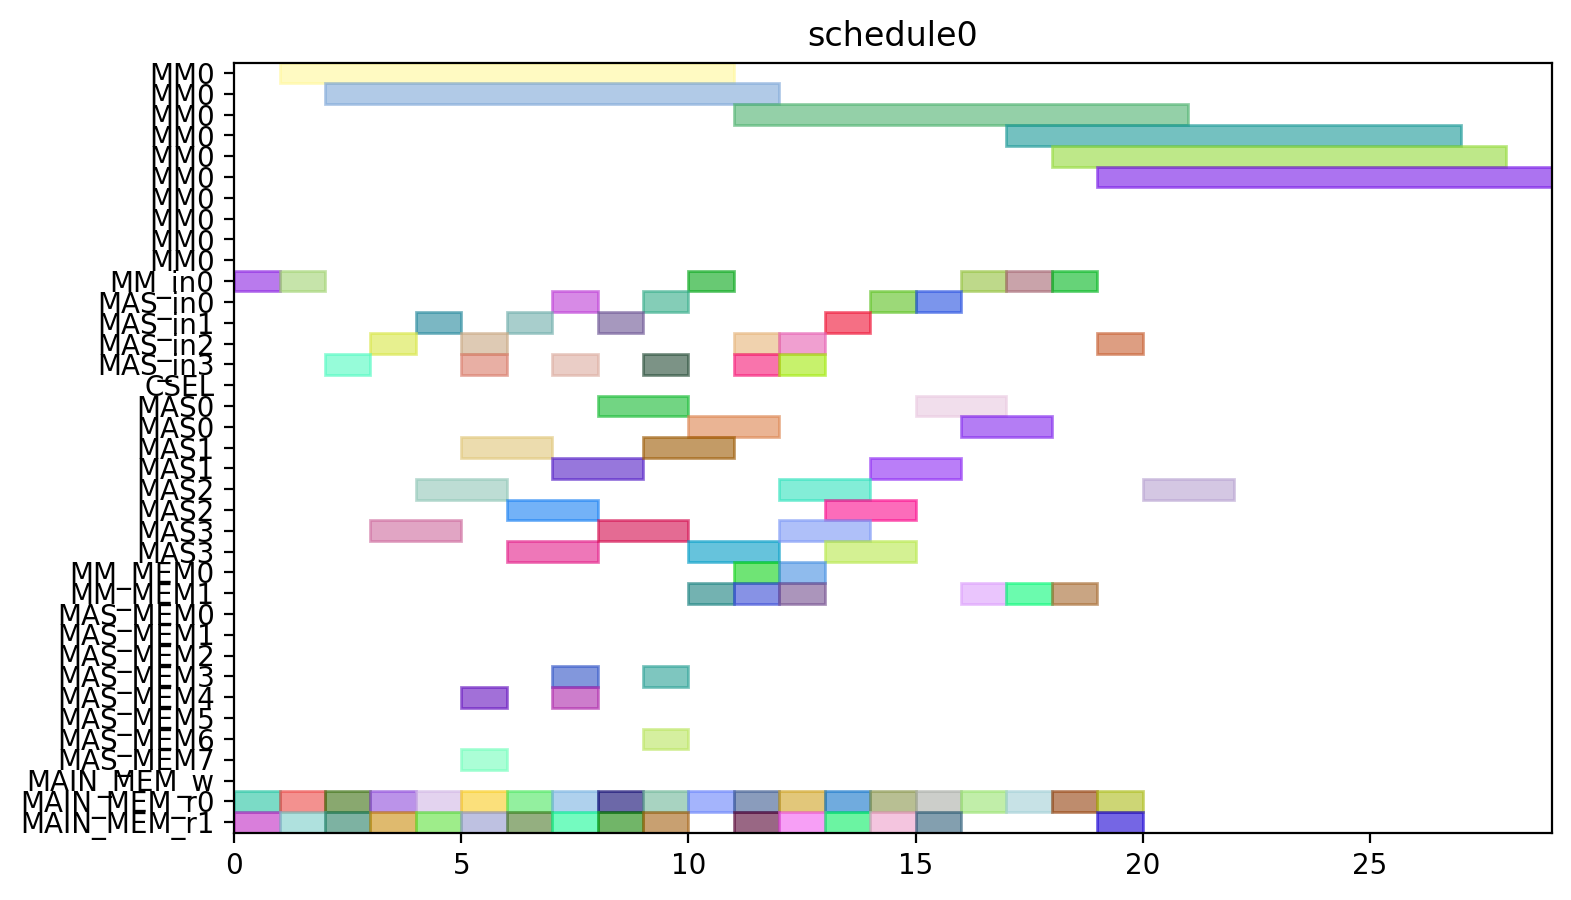

Generate this figure with Python:
from pyschedule import Scenario, solvers, plotters, alt


def solve():
	horizon = 120
	S = Scenario("schedule0", horizon=horizon)

	# resource
	MM = S.Resources('MM', num=1, size=10)
	MM_in = S.Resources('MM_in', num=1)
	MAS_in = S.Resources('MAS_in', num=4)
	CSEL = S.Resource('CSEL')
	MAS = S.Resources('MAS', num=4, size=2, periods=range(1, horizon))
	MM_MEM = S.Resources('MM_MEM', num=2)
	MAS_MEM = S.Resources('MAS_MEM', num=8)
	MAIN_MEM_w = S.Resource('MAIN_MEM_w', size=1)
	MAIN_MEM_r = S.Resources('MAIN_MEM_r', num=2)

	# result of previous scheduling

	# new tasks
	c_qinv_denom_inv0 = S.Task('c_qinv_denom_inv0', length=10, delay_cost=1)
	c_qinv_denom_inv0 += alt(MM)
	c_qinv_denom_inv0_in = S.Task('c_qinv_denom_inv0_in', length=1, delay_cost=1)
	c_qinv_denom_inv0_in += alt(MM_in)
	S += c_qinv_denom_inv0_in*MM_in[0]<=c_qinv_denom_inv0*MM[0]
	c_qinv_denom_inv0_mem0 = S.Task('c_qinv_denom_inv0_mem0', length=1, delay_cost=1)
	c_qinv_denom_inv0_mem0 += MAIN_MEM_r[0]
	S += c_qinv_denom_inv0_mem0 <= c_qinv_denom_inv0

	c_qinv_denom_inv0_mem1 = S.Task('c_qinv_denom_inv0_mem1', length=1, delay_cost=1)
	c_qinv_denom_inv0_mem1 += MAIN_MEM_r[1]
	S += c_qinv_denom_inv0_mem1 <= c_qinv_denom_inv0

	c_qinv_denom_inv1_ = S.Task('c_qinv_denom_inv1_', length=10, delay_cost=1)
	c_qinv_denom_inv1_ += alt(MM)
	c_qinv_denom_inv1__in = S.Task('c_qinv_denom_inv1__in', length=1, delay_cost=1)
	c_qinv_denom_inv1__in += alt(MM_in)
	S += c_qinv_denom_inv1__in*MM_in[0]<=c_qinv_denom_inv1_*MM[0]
	c_qinv_denom_inv1__mem0 = S.Task('c_qinv_denom_inv1__mem0', length=1, delay_cost=1)
	c_qinv_denom_inv1__mem0 += MAIN_MEM_r[0]
	S += c_qinv_denom_inv1__mem0 <= c_qinv_denom_inv1_

	c_qinv_denom_inv1__mem1 = S.Task('c_qinv_denom_inv1__mem1', length=1, delay_cost=1)
	c_qinv_denom_inv1__mem1 += MAIN_MEM_r[1]
	S += c_qinv_denom_inv1__mem1 <= c_qinv_denom_inv1_

	c_qinv0_t2 = S.Task('c_qinv0_t2', length=2, delay_cost=1)
	c_qinv0_t2 += alt(MAS)
	c_qinv0_t2_in = S.Task('c_qinv0_t2_in', length=1, delay_cost=1)
	c_qinv0_t2_in += alt(MAS_in)
	S += c_qinv0_t2_in*MAS_in[0]<=c_qinv0_t2*MAS[0]

	S += c_qinv0_t2_in*MAS_in[1]<=c_qinv0_t2*MAS[1]

	S += c_qinv0_t2_in*MAS_in[2]<=c_qinv0_t2*MAS[2]

	S += c_qinv0_t2_in*MAS_in[3]<=c_qinv0_t2*MAS[3]

	c_qinv0_t2_mem0 = S.Task('c_qinv0_t2_mem0', length=1, delay_cost=1)
	c_qinv0_t2_mem0 += MAIN_MEM_r[0]
	S += c_qinv0_t2_mem0 <= c_qinv0_t2

	c_qinv0_t2_mem1 = S.Task('c_qinv0_t2_mem1', length=1, delay_cost=1)
	c_qinv0_t2_mem1 += MAIN_MEM_r[1]
	S += c_qinv0_t2_mem1 <= c_qinv0_t2

	c_qinv1__t2 = S.Task('c_qinv1__t2', length=2, delay_cost=1)
	c_qinv1__t2 += alt(MAS)
	c_qinv1__t2_in = S.Task('c_qinv1__t2_in', length=1, delay_cost=1)
	c_qinv1__t2_in += alt(MAS_in)
	S += c_qinv1__t2_in*MAS_in[0]<=c_qinv1__t2*MAS[0]

	S += c_qinv1__t2_in*MAS_in[1]<=c_qinv1__t2*MAS[1]

	S += c_qinv1__t2_in*MAS_in[2]<=c_qinv1__t2*MAS[2]

	S += c_qinv1__t2_in*MAS_in[3]<=c_qinv1__t2*MAS[3]

	c_qinv1__t2_mem0 = S.Task('c_qinv1__t2_mem0', length=1, delay_cost=1)
	c_qinv1__t2_mem0 += MAIN_MEM_r[0]
	S += c_qinv1__t2_mem0 <= c_qinv1__t2

	c_qinv1__t2_mem1 = S.Task('c_qinv1__t2_mem1', length=1, delay_cost=1)
	c_qinv1__t2_mem1 += MAIN_MEM_r[1]
	S += c_qinv1__t2_mem1 <= c_qinv1__t2

	c0_t0_t2 = S.Task('c0_t0_t2', length=2, delay_cost=1)
	c0_t0_t2 += alt(MAS)
	c0_t0_t2_in = S.Task('c0_t0_t2_in', length=1, delay_cost=1)
	c0_t0_t2_in += alt(MAS_in)
	S += c0_t0_t2_in*MAS_in[0]<=c0_t0_t2*MAS[0]

	S += c0_t0_t2_in*MAS_in[1]<=c0_t0_t2*MAS[1]

	S += c0_t0_t2_in*MAS_in[2]<=c0_t0_t2*MAS[2]

	S += c0_t0_t2_in*MAS_in[3]<=c0_t0_t2*MAS[3]

	c0_t0_t2_mem0 = S.Task('c0_t0_t2_mem0', length=1, delay_cost=1)
	c0_t0_t2_mem0 += MAIN_MEM_r[0]
	S += c0_t0_t2_mem0 <= c0_t0_t2

	c0_t0_t2_mem1 = S.Task('c0_t0_t2_mem1', length=1, delay_cost=1)
	c0_t0_t2_mem1 += MAIN_MEM_r[1]
	S += c0_t0_t2_mem1 <= c0_t0_t2

	c0_t1_t2 = S.Task('c0_t1_t2', length=2, delay_cost=1)
	c0_t1_t2 += alt(MAS)
	c0_t1_t2_in = S.Task('c0_t1_t2_in', length=1, delay_cost=1)
	c0_t1_t2_in += alt(MAS_in)
	S += c0_t1_t2_in*MAS_in[0]<=c0_t1_t2*MAS[0]

	S += c0_t1_t2_in*MAS_in[1]<=c0_t1_t2*MAS[1]

	S += c0_t1_t2_in*MAS_in[2]<=c0_t1_t2*MAS[2]

	S += c0_t1_t2_in*MAS_in[3]<=c0_t1_t2*MAS[3]

	c0_t1_t2_mem0 = S.Task('c0_t1_t2_mem0', length=1, delay_cost=1)
	c0_t1_t2_mem0 += MAIN_MEM_r[0]
	S += c0_t1_t2_mem0 <= c0_t1_t2

	c0_t1_t2_mem1 = S.Task('c0_t1_t2_mem1', length=1, delay_cost=1)
	c0_t1_t2_mem1 += MAIN_MEM_r[1]
	S += c0_t1_t2_mem1 <= c0_t1_t2

	c0_t20 = S.Task('c0_t20', length=2, delay_cost=1)
	c0_t20 += alt(MAS)
	c0_t20_in = S.Task('c0_t20_in', length=1, delay_cost=1)
	c0_t20_in += alt(MAS_in)
	S += c0_t20_in*MAS_in[0]<=c0_t20*MAS[0]

	S += c0_t20_in*MAS_in[1]<=c0_t20*MAS[1]

	S += c0_t20_in*MAS_in[2]<=c0_t20*MAS[2]

	S += c0_t20_in*MAS_in[3]<=c0_t20*MAS[3]

	c0_t20_mem0 = S.Task('c0_t20_mem0', length=1, delay_cost=1)
	c0_t20_mem0 += MAIN_MEM_r[0]
	S += c0_t20_mem0 <= c0_t20

	c0_t20_mem1 = S.Task('c0_t20_mem1', length=1, delay_cost=1)
	c0_t20_mem1 += MAIN_MEM_r[1]
	S += c0_t20_mem1 <= c0_t20

	c0_t21 = S.Task('c0_t21', length=2, delay_cost=1)
	c0_t21 += alt(MAS)
	c0_t21_in = S.Task('c0_t21_in', length=1, delay_cost=1)
	c0_t21_in += alt(MAS_in)
	S += c0_t21_in*MAS_in[0]<=c0_t21*MAS[0]

	S += c0_t21_in*MAS_in[1]<=c0_t21*MAS[1]

	S += c0_t21_in*MAS_in[2]<=c0_t21*MAS[2]

	S += c0_t21_in*MAS_in[3]<=c0_t21*MAS[3]

	c0_t21_mem0 = S.Task('c0_t21_mem0', length=1, delay_cost=1)
	c0_t21_mem0 += MAIN_MEM_r[0]
	S += c0_t21_mem0 <= c0_t21

	c0_t21_mem1 = S.Task('c0_t21_mem1', length=1, delay_cost=1)
	c0_t21_mem1 += MAIN_MEM_r[1]
	S += c0_t21_mem1 <= c0_t21

	c1_t0_t2 = S.Task('c1_t0_t2', length=2, delay_cost=1)
	c1_t0_t2 += alt(MAS)
	c1_t0_t2_in = S.Task('c1_t0_t2_in', length=1, delay_cost=1)
	c1_t0_t2_in += alt(MAS_in)
	S += c1_t0_t2_in*MAS_in[0]<=c1_t0_t2*MAS[0]

	S += c1_t0_t2_in*MAS_in[1]<=c1_t0_t2*MAS[1]

	S += c1_t0_t2_in*MAS_in[2]<=c1_t0_t2*MAS[2]

	S += c1_t0_t2_in*MAS_in[3]<=c1_t0_t2*MAS[3]

	c1_t0_t2_mem0 = S.Task('c1_t0_t2_mem0', length=1, delay_cost=1)
	c1_t0_t2_mem0 += MAIN_MEM_r[0]
	S += c1_t0_t2_mem0 <= c1_t0_t2

	c1_t0_t2_mem1 = S.Task('c1_t0_t2_mem1', length=1, delay_cost=1)
	c1_t0_t2_mem1 += MAIN_MEM_r[1]
	S += c1_t0_t2_mem1 <= c1_t0_t2

	c1_t1_t2 = S.Task('c1_t1_t2', length=2, delay_cost=1)
	c1_t1_t2 += alt(MAS)
	c1_t1_t2_in = S.Task('c1_t1_t2_in', length=1, delay_cost=1)
	c1_t1_t2_in += alt(MAS_in)
	S += c1_t1_t2_in*MAS_in[0]<=c1_t1_t2*MAS[0]

	S += c1_t1_t2_in*MAS_in[1]<=c1_t1_t2*MAS[1]

	S += c1_t1_t2_in*MAS_in[2]<=c1_t1_t2*MAS[2]

	S += c1_t1_t2_in*MAS_in[3]<=c1_t1_t2*MAS[3]

	c1_t1_t2_mem0 = S.Task('c1_t1_t2_mem0', length=1, delay_cost=1)
	c1_t1_t2_mem0 += MAIN_MEM_r[0]
	S += c1_t1_t2_mem0 <= c1_t1_t2

	c1_t1_t2_mem1 = S.Task('c1_t1_t2_mem1', length=1, delay_cost=1)
	c1_t1_t2_mem1 += MAIN_MEM_r[1]
	S += c1_t1_t2_mem1 <= c1_t1_t2

	c1_t20 = S.Task('c1_t20', length=2, delay_cost=1)
	c1_t20 += alt(MAS)
	c1_t20_in = S.Task('c1_t20_in', length=1, delay_cost=1)
	c1_t20_in += alt(MAS_in)
	S += c1_t20_in*MAS_in[0]<=c1_t20*MAS[0]

	S += c1_t20_in*MAS_in[1]<=c1_t20*MAS[1]

	S += c1_t20_in*MAS_in[2]<=c1_t20*MAS[2]

	S += c1_t20_in*MAS_in[3]<=c1_t20*MAS[3]

	c1_t20_mem0 = S.Task('c1_t20_mem0', length=1, delay_cost=1)
	c1_t20_mem0 += MAIN_MEM_r[0]
	S += c1_t20_mem0 <= c1_t20

	c1_t20_mem1 = S.Task('c1_t20_mem1', length=1, delay_cost=1)
	c1_t20_mem1 += MAIN_MEM_r[1]
	S += c1_t20_mem1 <= c1_t20

	c1_t21 = S.Task('c1_t21', length=2, delay_cost=1)
	c1_t21 += alt(MAS)
	c1_t21_in = S.Task('c1_t21_in', length=1, delay_cost=1)
	c1_t21_in += alt(MAS_in)
	S += c1_t21_in*MAS_in[0]<=c1_t21*MAS[0]

	S += c1_t21_in*MAS_in[1]<=c1_t21*MAS[1]

	S += c1_t21_in*MAS_in[2]<=c1_t21*MAS[2]

	S += c1_t21_in*MAS_in[3]<=c1_t21*MAS[3]

	c1_t21_mem0 = S.Task('c1_t21_mem0', length=1, delay_cost=1)
	c1_t21_mem0 += MAIN_MEM_r[0]
	S += c1_t21_mem0 <= c1_t21

	c1_t21_mem1 = S.Task('c1_t21_mem1', length=1, delay_cost=1)
	c1_t21_mem1 += MAIN_MEM_r[1]
	S += c1_t21_mem1 <= c1_t21

	c2_t0_t2 = S.Task('c2_t0_t2', length=2, delay_cost=1)
	c2_t0_t2 += alt(MAS)
	c2_t0_t2_in = S.Task('c2_t0_t2_in', length=1, delay_cost=1)
	c2_t0_t2_in += alt(MAS_in)
	S += c2_t0_t2_in*MAS_in[0]<=c2_t0_t2*MAS[0]

	S += c2_t0_t2_in*MAS_in[1]<=c2_t0_t2*MAS[1]

	S += c2_t0_t2_in*MAS_in[2]<=c2_t0_t2*MAS[2]

	S += c2_t0_t2_in*MAS_in[3]<=c2_t0_t2*MAS[3]

	c2_t0_t2_mem0 = S.Task('c2_t0_t2_mem0', length=1, delay_cost=1)
	c2_t0_t2_mem0 += MAIN_MEM_r[0]
	S += c2_t0_t2_mem0 <= c2_t0_t2

	c2_t0_t2_mem1 = S.Task('c2_t0_t2_mem1', length=1, delay_cost=1)
	c2_t0_t2_mem1 += MAIN_MEM_r[1]
	S += c2_t0_t2_mem1 <= c2_t0_t2

	c2_t1_t2 = S.Task('c2_t1_t2', length=2, delay_cost=1)
	c2_t1_t2 += alt(MAS)
	c2_t1_t2_in = S.Task('c2_t1_t2_in', length=1, delay_cost=1)
	c2_t1_t2_in += alt(MAS_in)
	S += c2_t1_t2_in*MAS_in[0]<=c2_t1_t2*MAS[0]

	S += c2_t1_t2_in*MAS_in[1]<=c2_t1_t2*MAS[1]

	S += c2_t1_t2_in*MAS_in[2]<=c2_t1_t2*MAS[2]

	S += c2_t1_t2_in*MAS_in[3]<=c2_t1_t2*MAS[3]

	c2_t1_t2_mem0 = S.Task('c2_t1_t2_mem0', length=1, delay_cost=1)
	c2_t1_t2_mem0 += MAIN_MEM_r[0]
	S += c2_t1_t2_mem0 <= c2_t1_t2

	c2_t1_t2_mem1 = S.Task('c2_t1_t2_mem1', length=1, delay_cost=1)
	c2_t1_t2_mem1 += MAIN_MEM_r[1]
	S += c2_t1_t2_mem1 <= c2_t1_t2

	c2_t20 = S.Task('c2_t20', length=2, delay_cost=1)
	c2_t20 += alt(MAS)
	c2_t20_in = S.Task('c2_t20_in', length=1, delay_cost=1)
	c2_t20_in += alt(MAS_in)
	S += c2_t20_in*MAS_in[0]<=c2_t20*MAS[0]

	S += c2_t20_in*MAS_in[1]<=c2_t20*MAS[1]

	S += c2_t20_in*MAS_in[2]<=c2_t20*MAS[2]

	S += c2_t20_in*MAS_in[3]<=c2_t20*MAS[3]

	c2_t20_mem0 = S.Task('c2_t20_mem0', length=1, delay_cost=1)
	c2_t20_mem0 += MAIN_MEM_r[0]
	S += c2_t20_mem0 <= c2_t20

	c2_t20_mem1 = S.Task('c2_t20_mem1', length=1, delay_cost=1)
	c2_t20_mem1 += MAIN_MEM_r[1]
	S += c2_t20_mem1 <= c2_t20

	c2_t21 = S.Task('c2_t21', length=2, delay_cost=1)
	c2_t21 += alt(MAS)
	c2_t21_in = S.Task('c2_t21_in', length=1, delay_cost=1)
	c2_t21_in += alt(MAS_in)
	S += c2_t21_in*MAS_in[0]<=c2_t21*MAS[0]

	S += c2_t21_in*MAS_in[1]<=c2_t21*MAS[1]

	S += c2_t21_in*MAS_in[2]<=c2_t21*MAS[2]

	S += c2_t21_in*MAS_in[3]<=c2_t21*MAS[3]

	c2_t21_mem0 = S.Task('c2_t21_mem0', length=1, delay_cost=1)
	c2_t21_mem0 += MAIN_MEM_r[0]
	S += c2_t21_mem0 <= c2_t21

	c2_t21_mem1 = S.Task('c2_t21_mem1', length=1, delay_cost=1)
	c2_t21_mem1 += MAIN_MEM_r[1]
	S += c2_t21_mem1 <= c2_t21

	c_qinv0_t0 = S.Task('c_qinv0_t0', length=10, delay_cost=1)
	c_qinv0_t0 += alt(MM)
	c_qinv0_t0_in = S.Task('c_qinv0_t0_in', length=1, delay_cost=1)
	c_qinv0_t0_in += alt(MM_in)
	S += c_qinv0_t0_in*MM_in[0]<=c_qinv0_t0*MM[0]
	c_qinv0_t0_mem0 = S.Task('c_qinv0_t0_mem0', length=1, delay_cost=1)
	c_qinv0_t0_mem0 += MAIN_MEM_r[0]
	S += c_qinv0_t0_mem0 <= c_qinv0_t0

	c_qinv0_t0_mem1 = S.Task('c_qinv0_t0_mem1', length=1, delay_cost=1)
	c_qinv0_t0_mem1 += alt(MM_MEM)
	S += (c_qinv_denom_inv0*MM[0])-1 < c_qinv0_t0_mem1*MM_MEM[1]
	S += c_qinv0_t0_mem1 <= c_qinv0_t0

	c_qinv0_t1 = S.Task('c_qinv0_t1', length=10, delay_cost=1)
	c_qinv0_t1 += alt(MM)
	c_qinv0_t1_in = S.Task('c_qinv0_t1_in', length=1, delay_cost=1)
	c_qinv0_t1_in += alt(MM_in)
	S += c_qinv0_t1_in*MM_in[0]<=c_qinv0_t1*MM[0]
	c_qinv0_t1_mem0 = S.Task('c_qinv0_t1_mem0', length=1, delay_cost=1)
	c_qinv0_t1_mem0 += MAIN_MEM_r[0]
	S += c_qinv0_t1_mem0 <= c_qinv0_t1

	c_qinv0_t1_mem1 = S.Task('c_qinv0_t1_mem1', length=1, delay_cost=1)
	c_qinv0_t1_mem1 += alt(MM_MEM)
	S += (c_qinv_denom_inv1_*MM[0])-1 < c_qinv0_t1_mem1*MM_MEM[1]
	S += c_qinv0_t1_mem1 <= c_qinv0_t1

	c_qinv0_t3 = S.Task('c_qinv0_t3', length=2, delay_cost=1)
	c_qinv0_t3 += alt(MAS)
	c_qinv0_t3_in = S.Task('c_qinv0_t3_in', length=1, delay_cost=1)
	c_qinv0_t3_in += alt(MAS_in)
	S += c_qinv0_t3_in*MAS_in[0]<=c_qinv0_t3*MAS[0]

	S += c_qinv0_t3_in*MAS_in[1]<=c_qinv0_t3*MAS[1]

	S += c_qinv0_t3_in*MAS_in[2]<=c_qinv0_t3*MAS[2]

	S += c_qinv0_t3_in*MAS_in[3]<=c_qinv0_t3*MAS[3]

	c_qinv0_t3_mem0 = S.Task('c_qinv0_t3_mem0', length=1, delay_cost=1)
	c_qinv0_t3_mem0 += alt(MM_MEM)
	S += (c_qinv_denom_inv0*MM[0])-1 < c_qinv0_t3_mem0*MM_MEM[0]
	S += c_qinv0_t3_mem0 <= c_qinv0_t3

	c_qinv0_t3_mem1 = S.Task('c_qinv0_t3_mem1', length=1, delay_cost=1)
	c_qinv0_t3_mem1 += alt(MM_MEM)
	S += (c_qinv_denom_inv1_*MM[0])-1 < c_qinv0_t3_mem1*MM_MEM[1]
	S += c_qinv0_t3_mem1 <= c_qinv0_t3

	c_qinv1__t0 = S.Task('c_qinv1__t0', length=10, delay_cost=1)
	c_qinv1__t0 += alt(MM)
	c_qinv1__t0_in = S.Task('c_qinv1__t0_in', length=1, delay_cost=1)
	c_qinv1__t0_in += alt(MM_in)
	S += c_qinv1__t0_in*MM_in[0]<=c_qinv1__t0*MM[0]
	c_qinv1__t0_mem0 = S.Task('c_qinv1__t0_mem0', length=1, delay_cost=1)
	c_qinv1__t0_mem0 += MAIN_MEM_r[0]
	S += c_qinv1__t0_mem0 <= c_qinv1__t0

	c_qinv1__t0_mem1 = S.Task('c_qinv1__t0_mem1', length=1, delay_cost=1)
	c_qinv1__t0_mem1 += alt(MM_MEM)
	S += (c_qinv_denom_inv0*MM[0])-1 < c_qinv1__t0_mem1*MM_MEM[1]
	S += c_qinv1__t0_mem1 <= c_qinv1__t0

	c_qinv1__t1 = S.Task('c_qinv1__t1', length=10, delay_cost=1)
	c_qinv1__t1 += alt(MM)
	c_qinv1__t1_in = S.Task('c_qinv1__t1_in', length=1, delay_cost=1)
	c_qinv1__t1_in += alt(MM_in)
	S += c_qinv1__t1_in*MM_in[0]<=c_qinv1__t1*MM[0]
	c_qinv1__t1_mem0 = S.Task('c_qinv1__t1_mem0', length=1, delay_cost=1)
	c_qinv1__t1_mem0 += MAIN_MEM_r[0]
	S += c_qinv1__t1_mem0 <= c_qinv1__t1

	c_qinv1__t1_mem1 = S.Task('c_qinv1__t1_mem1', length=1, delay_cost=1)
	c_qinv1__t1_mem1 += alt(MM_MEM)
	S += (c_qinv_denom_inv1_*MM[0])-1 < c_qinv1__t1_mem1*MM_MEM[1]
	S += c_qinv1__t1_mem1 <= c_qinv1__t1

	c_qinv1__t3 = S.Task('c_qinv1__t3', length=2, delay_cost=1)
	c_qinv1__t3 += alt(MAS)
	c_qinv1__t3_in = S.Task('c_qinv1__t3_in', length=1, delay_cost=1)
	c_qinv1__t3_in += alt(MAS_in)
	S += c_qinv1__t3_in*MAS_in[0]<=c_qinv1__t3*MAS[0]

	S += c_qinv1__t3_in*MAS_in[1]<=c_qinv1__t3*MAS[1]

	S += c_qinv1__t3_in*MAS_in[2]<=c_qinv1__t3*MAS[2]

	S += c_qinv1__t3_in*MAS_in[3]<=c_qinv1__t3*MAS[3]

	c_qinv1__t3_mem0 = S.Task('c_qinv1__t3_mem0', length=1, delay_cost=1)
	c_qinv1__t3_mem0 += alt(MM_MEM)
	S += (c_qinv_denom_inv0*MM[0])-1 < c_qinv1__t3_mem0*MM_MEM[0]
	S += c_qinv1__t3_mem0 <= c_qinv1__t3

	c_qinv1__t3_mem1 = S.Task('c_qinv1__t3_mem1', length=1, delay_cost=1)
	c_qinv1__t3_mem1 += alt(MM_MEM)
	S += (c_qinv_denom_inv1_*MM[0])-1 < c_qinv1__t3_mem1*MM_MEM[1]
	S += c_qinv1__t3_mem1 <= c_qinv1__t3

	c0_t4_t2 = S.Task('c0_t4_t2', length=2, delay_cost=1)
	c0_t4_t2 += alt(MAS)
	c0_t4_t2_in = S.Task('c0_t4_t2_in', length=1, delay_cost=1)
	c0_t4_t2_in += alt(MAS_in)
	S += c0_t4_t2_in*MAS_in[0]<=c0_t4_t2*MAS[0]

	S += c0_t4_t2_in*MAS_in[1]<=c0_t4_t2*MAS[1]

	S += c0_t4_t2_in*MAS_in[2]<=c0_t4_t2*MAS[2]

	S += c0_t4_t2_in*MAS_in[3]<=c0_t4_t2*MAS[3]

	c0_t4_t2_mem0 = S.Task('c0_t4_t2_mem0', length=1, delay_cost=1)
	c0_t4_t2_mem0 += alt(MAS_MEM)
	S += (c0_t20*MAS[0])-1 < c0_t4_t2_mem0*MAS_MEM[0]
	S += (c0_t20*MAS[1])-1 < c0_t4_t2_mem0*MAS_MEM[2]
	S += (c0_t20*MAS[2])-1 < c0_t4_t2_mem0*MAS_MEM[4]
	S += (c0_t20*MAS[3])-1 < c0_t4_t2_mem0*MAS_MEM[6]
	S += c0_t4_t2_mem0 <= c0_t4_t2

	c0_t4_t2_mem1 = S.Task('c0_t4_t2_mem1', length=1, delay_cost=1)
	c0_t4_t2_mem1 += alt(MAS_MEM)
	S += (c0_t21*MAS[0])-1 < c0_t4_t2_mem1*MAS_MEM[1]
	S += (c0_t21*MAS[1])-1 < c0_t4_t2_mem1*MAS_MEM[3]
	S += (c0_t21*MAS[2])-1 < c0_t4_t2_mem1*MAS_MEM[5]
	S += (c0_t21*MAS[3])-1 < c0_t4_t2_mem1*MAS_MEM[7]
	S += c0_t4_t2_mem1 <= c0_t4_t2

	c1_t4_t2 = S.Task('c1_t4_t2', length=2, delay_cost=1)
	c1_t4_t2 += alt(MAS)
	c1_t4_t2_in = S.Task('c1_t4_t2_in', length=1, delay_cost=1)
	c1_t4_t2_in += alt(MAS_in)
	S += c1_t4_t2_in*MAS_in[0]<=c1_t4_t2*MAS[0]

	S += c1_t4_t2_in*MAS_in[1]<=c1_t4_t2*MAS[1]

	S += c1_t4_t2_in*MAS_in[2]<=c1_t4_t2*MAS[2]

	S += c1_t4_t2_in*MAS_in[3]<=c1_t4_t2*MAS[3]

	c1_t4_t2_mem0 = S.Task('c1_t4_t2_mem0', length=1, delay_cost=1)
	c1_t4_t2_mem0 += alt(MAS_MEM)
	S += (c1_t20*MAS[0])-1 < c1_t4_t2_mem0*MAS_MEM[0]
	S += (c1_t20*MAS[1])-1 < c1_t4_t2_mem0*MAS_MEM[2]
	S += (c1_t20*MAS[2])-1 < c1_t4_t2_mem0*MAS_MEM[4]
	S += (c1_t20*MAS[3])-1 < c1_t4_t2_mem0*MAS_MEM[6]
	S += c1_t4_t2_mem0 <= c1_t4_t2

	c1_t4_t2_mem1 = S.Task('c1_t4_t2_mem1', length=1, delay_cost=1)
	c1_t4_t2_mem1 += alt(MAS_MEM)
	S += (c1_t21*MAS[0])-1 < c1_t4_t2_mem1*MAS_MEM[1]
	S += (c1_t21*MAS[1])-1 < c1_t4_t2_mem1*MAS_MEM[3]
	S += (c1_t21*MAS[2])-1 < c1_t4_t2_mem1*MAS_MEM[5]
	S += (c1_t21*MAS[3])-1 < c1_t4_t2_mem1*MAS_MEM[7]
	S += c1_t4_t2_mem1 <= c1_t4_t2

	c2_t4_t2 = S.Task('c2_t4_t2', length=2, delay_cost=1)
	c2_t4_t2 += alt(MAS)
	c2_t4_t2_in = S.Task('c2_t4_t2_in', length=1, delay_cost=1)
	c2_t4_t2_in += alt(MAS_in)
	S += c2_t4_t2_in*MAS_in[0]<=c2_t4_t2*MAS[0]

	S += c2_t4_t2_in*MAS_in[1]<=c2_t4_t2*MAS[1]

	S += c2_t4_t2_in*MAS_in[2]<=c2_t4_t2*MAS[2]

	S += c2_t4_t2_in*MAS_in[3]<=c2_t4_t2*MAS[3]

	c2_t4_t2_mem0 = S.Task('c2_t4_t2_mem0', length=1, delay_cost=1)
	c2_t4_t2_mem0 += alt(MAS_MEM)
	S += (c2_t20*MAS[0])-1 < c2_t4_t2_mem0*MAS_MEM[0]
	S += (c2_t20*MAS[1])-1 < c2_t4_t2_mem0*MAS_MEM[2]
	S += (c2_t20*MAS[2])-1 < c2_t4_t2_mem0*MAS_MEM[4]
	S += (c2_t20*MAS[3])-1 < c2_t4_t2_mem0*MAS_MEM[6]
	S += c2_t4_t2_mem0 <= c2_t4_t2

	c2_t4_t2_mem1 = S.Task('c2_t4_t2_mem1', length=1, delay_cost=1)
	c2_t4_t2_mem1 += alt(MAS_MEM)
	S += (c2_t21*MAS[0])-1 < c2_t4_t2_mem1*MAS_MEM[1]
	S += (c2_t21*MAS[1])-1 < c2_t4_t2_mem1*MAS_MEM[3]
	S += (c2_t21*MAS[2])-1 < c2_t4_t2_mem1*MAS_MEM[5]
	S += (c2_t21*MAS[3])-1 < c2_t4_t2_mem1*MAS_MEM[7]
	S += c2_t4_t2_mem1 <= c2_t4_t2

	solvers.mip.solve(S,msg=1,kind='CPLEX',ratio_gap=1.01)

	solution = [['hoge']*len(S.solution()[1]) for i in range(len(S.solution()))]
	for i in range(len(S.solution())):
		for j in range(len(S.solution()[i])):
			solution[i][j]=str(S.solution()[i][j])
	print(solution)

	cycles = int(solution[-1][3])

	pic_file_name = "/home/mfukuda/ABE/multiRAM_multiMAS_16mux/scheduling_result/stage10MM1_stage2MAS4/FP12_INV_AFTER_FPINV/schedule0.png"
	if(S.solution() != []):
		plotters.matplotlib.plot(S,img_filename=pic_file_name, show_task_labels=False, fig_size=(cycles*0.25+3, 5))

	return solution
